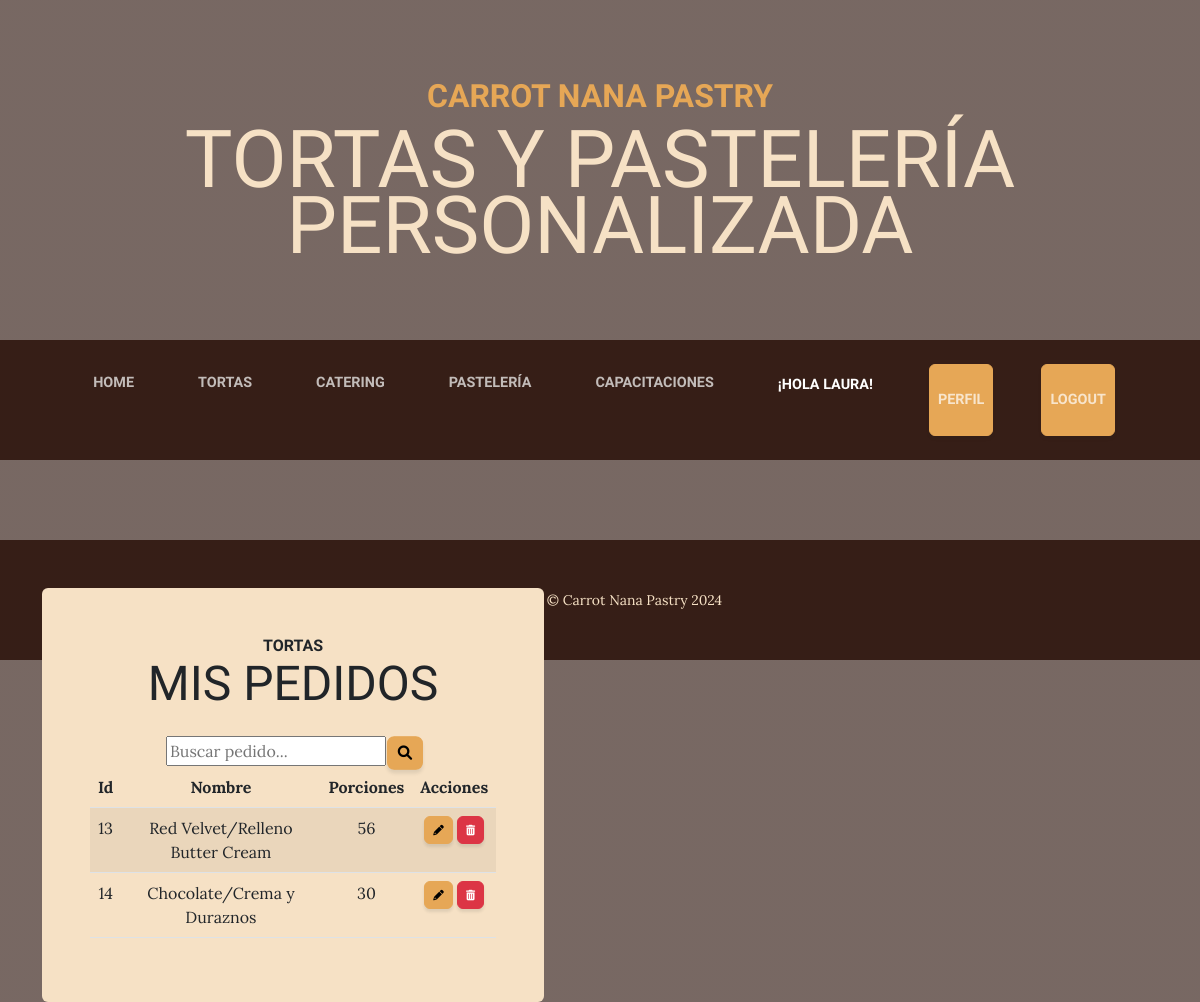
The app's page /tortas_pedidos/ (signed in) with its own data.
### carrot_app/models.py (models this page shows, shortened)
class Tortas(models.Model):
    nombre = models.CharField(max_length=40)
    porciones = models.IntegerField()

### carrot_app/views.py (the view)
# urls.py: path('tortas_pedidos/', tortas_pedidos, name = 'tortas_pedidos'),
@login_required
def tortas_pedidos(request):
    tortas = Tortas.objects.all()
    contexto = {'tortas': tortas}
    return render(request, 'carrot_app/tortas_pedidos.html', contexto)

### carrot_app/templates/carrot_app/tortas_pedidos.html (shortened to what this page needs)
{% extends 'carrot_app/index.html'%}
{%block content%}
            <div class="intro-text left-0 text-center bg-faded p-5 rounded">
                <h2 class="section-heading mb-4">
                    <span class="section-heading-upper">Tortas</span>
                    <span class="section-heading-lower">Mis Pedidos</span>
                </h2>
                <form class="search" action="{% url 'search_pedidos_tor' %}" method="GET">
                    <input type="text" name="search" class="search-bar" placeholder="Buscar pedido...">
                    <button type="submit"
                        class="btn btn-primary"
                        style="--bs-btn-padding-y: .25rem; --bs-btn-padding-x: .5rem; --bs-btn-font-size: .75rem; transform: scale(1.2);"
                        ><i class="fa-solid fa-magnifying-glass" title="Detail Record"></i>
                    </button>
                </form>
                <table class="table table-striped">
                    <thead>
                        <tr>
                            <th>Id</th>
                            <th>Nombre</th>
                            <th>Porciones</th>
                            <th>Acciones</th>
                        </tr>
                    </thead>
                    <tbody>
                    {% for t in tortas  %}
                        <tr>
                            <td>{{ t.id }}</td>
                            <td>{{ t.nombre }}</td>
                            <td>{{ t.porciones }}</td>
                            <td>
                                <a href="{% url 'tortas_update' t.id %}" class="btn btn-primary" style="--bs-btn-padding-y: .25rem; --bs-btn-padding-x: .5rem; --bs-btn-font-size: .75rem;">
                                </a>
                                <a href="{% url 'tortas_delete' t.id %}" class="btn btn-danger" style="--bs-btn-padding-y: .25rem; --bs-btn-padding-x: .5rem; --bs-btn-font-size: .75rem;">
                                </a>
                            </td>
                        </tr>
                    {% endfor %}
                    </tbody>
                </table>
            </div>
{% endblock content%}

### carrot_app/templates/carrot_app/index.html (shortened to what this page needs)
<!DOCTYPE html>
<html lang="en">
<head>
    {% load static %}
    <link href="{% static 'css/styles.css' %}" rel="stylesheet" />
    <link rel="stylesheet" href="https://cdnjs.cloudflare.com/ajax/libs/font-awesome/6.0.0-beta3/css/all.min.css">
</head>
<body>
<header>
    {% block header %}
    <h1 class="site-heading text-center text-faded d-none d-lg-block">
        <span class="site-heading-upper text-primary mb-3">Carrot Nana Pastry</span>
        <span class="site-heading-lower">Tortas y Pastelería Personalizada</span>
    </h1>
    {% endblock %}
</header>
<nav class="navbar navbar-expand-lg navbar-dark py-lg-4" id="mainNav">
    <div class="container">
        <div class="collapse navbar-collapse" id="navbarSupportedContent">
            <ul class="navbar-nav mx-auto">
                <li class="nav-item px-lg-4"><a class="nav-link text-uppercase" href="{% url 'home' %}">Home</a></li>
                {% if user.is_authenticated %}
                <li class="nav-item px-lg-4"><a class="nav-link text-uppercase" href="{% url 'tortas' %}">Tortas</a></li>
                <li class="nav-item px-lg-4"><a class="nav-link text-uppercase" href="{% url 'catering' %}">Catering</a></li>
                <li class="nav-item px-lg-4"><a class="nav-link text-uppercase" href="{% url 'pasteleria' %}">Pastelería</a></li>
                <li class="nav-item px-lg-4"><a class="nav-link text-uppercase" href="{% url 'capacitaciones' %}">Capacitaciones</a></li>
                <p  class="nav-item px-lg-4"><a class="nav-link text-uppercase"  style='color:white'>¡Hola {{user.username}}!</a></p>
                <li class="nav-item px-lg-4"><a class="nav-link text-uppercase btn btn-primary btn-xl" href="{% url 'perfil' %}">Perfil</a></li>
                <li class="nav-item px-lg-4"><a class="nav-link text-uppercase btn btn-primary btn-xl" href="{% url 'logout' %}">Logout</a></li>
                {% else %}
                <li class="nav-item px-lg-4"><a class="nav-link text-uppercase btn btn-primary btn-xl" href="{% url 'registro' %}">Registrate</a></li>
                <li class="nav-item px-lg-4"><a class="nav-link text-uppercase btn btn-primary btn-xl" href="{% url 'login' %}">Login</a></li>
                {% endif %}
            </ul>
        </div>
    </div>
</nav>
<section class="page-section clearfix">
    <div class="container">
        <div class="intro">
            {% block content %}{% endblock %}
        </div>
    </div>
</section>
<footer class="footer text-faded text-center py-5">
    <div class="container"><p class="m-0 small">Copyright &copy; Carrot Nana Pastry 2024 </p></div>
</footer>
</body>
</html>

### records on screen
Tortas: id "13", nombre "Red Velvet/Relleno Butter Cream", porciones "56"
Tortas: id "14", nombre "Chocolate/Crema y Duraznos", porciones "30"

### other values on screen
{{ user.username }} "LAURA"
